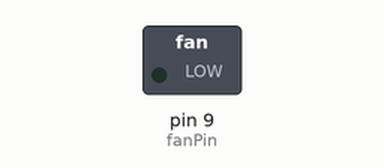
Recording of a sketch running on a simulated Arduino Uno, built with avr-gcc and run on an emulated ATmega328P. Parts: switched loads named in the sketch (green lamp = pin HIGH).

Above: at 0.05 s.
At 1.2 s:
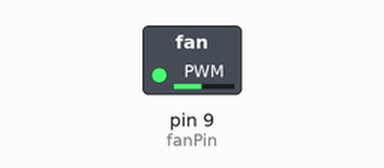
At 2.35 s:
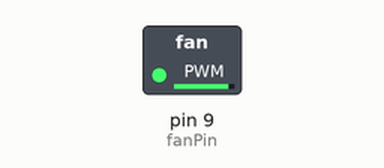
At 4.7 s:
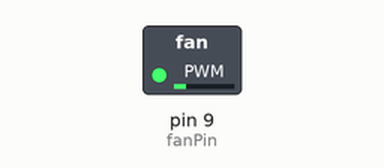
Timing chart, 0 to 6.8 s (numbered marks = the images above):
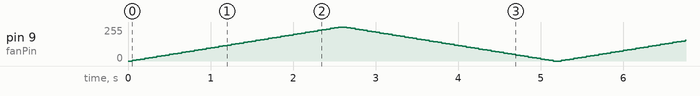

The sketch:

BCIFan_Test.ino
```cpp
int fanPin = 9;  // D9 connected to XY-MOS IN/PWM

void setup() {
  pinMode(fanPin, OUTPUT);
}

void loop() {
  // Ramp fan speed up
  for (int speed = 0; speed <= 255; speed += 5) {
    analogWrite(fanPin, speed); // 0 = off, 255 = full speed
    delay(50);
  }

  // Ramp fan speed down
  for (int speed = 255; speed >= 0; speed -= 5) {
    analogWrite(fanPin, speed);
    delay(50);
  }
}
```
